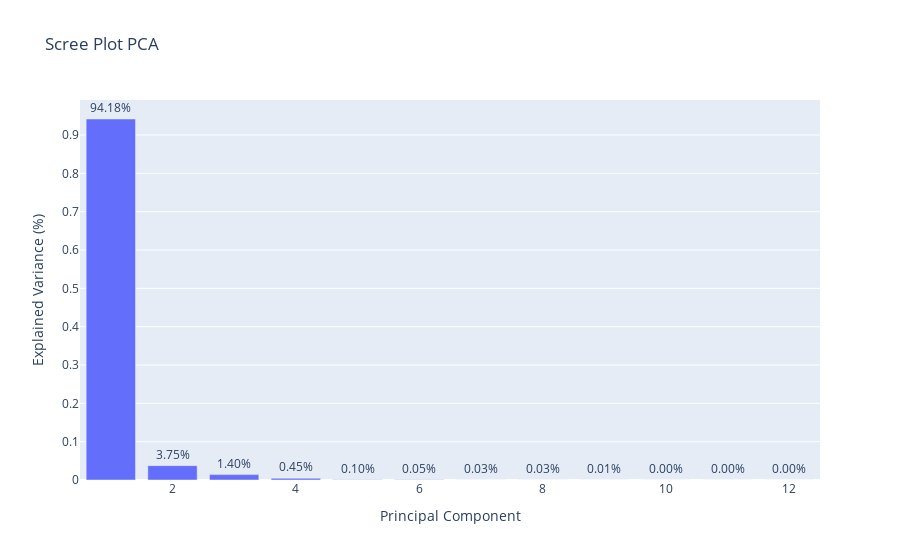

Notebook code for this chart:
### Code cell
# Standardize the data
scaler = StandardScaler()
df_scaled = scaler.fit_transform(df)

# Calculate eigenvalues and eigenvectors
cov_matrix = np.cov(df_scaled.T)
eigenvalues, eigenvectors = np.linalg.eig(cov_matrix)

# Calculate explained variance ratio
explained_variance_ratio = eigenvalues / np.sum(eigenvalues)

# Perform PCA using scikit-learn
pca = PCA()
principal_components = pca.fit_transform(df_scaled)

# Get the explained variance ratio
explained_variance_ratio = pca.explained_variance_ratio_

# Create a DataFrame for the Scree plot
scree_data = pd.DataFrame({
    'Principal Component': np.arange(1, len(explained_variance_ratio) + 1),
    'Explained Variance': explained_variance_ratio
})

# Create the Scree plot using Plotly
fig = px.bar(scree_data, x='Principal Component', y='Explained Variance',
             title='Scree Plot PCA', text='Explained Variance',
             labels={'Explained Variance': 'Explained Variance (%)'})

# Format the percentage labels
fig.update_traces(texttemplate='%{text:.2%}', textposition='outside')

# Show the plot
fig.show()

### Figure 1 — Plotly figure (JSON) as saved in the notebook; plotly's stock layout.template omitted (floating-point values rounded to 4 significant figures)
{"data": [{"alignmentgroup": "True", "hovertemplate": "Principal Component=%{x}<br>Explained Variance (%)=%{text}<extra></extra>", "legendgroup": "", "marker": {"color": "#636efa", "pattern": {"shape": ""}}, "name": "", "offsetgroup": "", "orientation": "v", "showlegend": false, "text": [0.9418, 0.03747, 0.01403, 0.004519, 0.0009735, 0.0005208, 0.0002992, 0.0002524, 6.309e-05, 1.612e-05, 1.376e-05, 1.117e-06], "textposition": "outside", "texttemplate": "%{text:.2%}", "type": "bar", "x": [1, 2, 3, 4, 5, 6, 7, 8, 9, 10, 11, 12], "xaxis": "x", "y": [0.9418, 0.03747, 0.01403, 0.004519, 0.0009735, 0.0005208, 0.0002992, 0.0002524, 6.309e-05, 1.612e-05, 1.376e-05, 1.117e-06], "yaxis": "y"}], "layout": {"barmode": "relative", "legend": {"tracegroupgap": 0}, "title": {"text": "Scree Plot PCA"}, "xaxis": {"anchor": "y", "domain": [0, 1], "title": {"text": "Principal Component"}}, "yaxis": {"anchor": "x", "domain": [0, 1], "title": {"text": "Explained Variance (%)"}}}}
